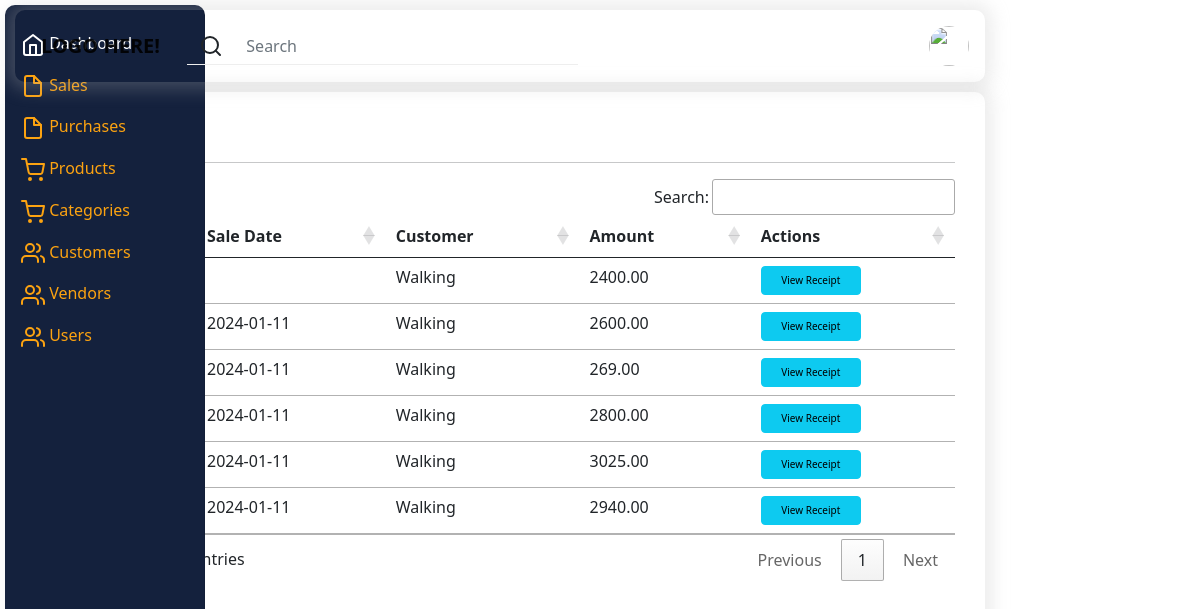
/sales/view.php (signed in), run on the app's committed database.
### tables this page shows
CREATE TABLE `salesmaster` (
  `SaleID` int(11) NOT NULL,
  `SaleDate` date DEFAULT current_timestamp(),
  `CustomerID` int(11) DEFAULT NULL,
  `TotalAmount` decimal(10,2) DEFAULT NULL
);

CREATE TABLE `customers` (
  `CustomerID` int(11) NOT NULL,
  `CustomerName` varchar(255) DEFAULT NULL,
  `ContactNumber` varchar(20) DEFAULT NULL,
  `Email` varchar(255) DEFAULT NULL
);

### sales/view.php (the view, shortened to what this page needs)
<link rel="stylesheet" href="https://cdn.datatables.net/1.13.7/css/jquery.dataTables.css" />
<?php
include('../session.php');
include('../templates/header.php');
$sql = "SELECT * FROM salesmaster";
$result = $conn->query($sql);
if ($result->num_rows > 0) {
    echo "<h5>Sales  <a style='color:red;font-size:20px;text-decoration:none' href='/inventory_management/sales/addsales.php'>+</a></h5><hr/>";
    echo "<table class='table ' id='invTable'>";
    echo "<thead><tr><th>Sale Id</th><th>Sale Date</th><th>Customer</th><th>Amount</th><th>Actions</th></tr></thead>";
    while ($row = $result->fetch_assoc()) {
        echo "<tr>";
        echo "<td>" . $row["SaleID"] . "</td>";
        $q = "select * from customers where CustomerID = ".$row['CustomerID'];
        $r = $conn->query($q);
        $cusRow = $r->fetch_assoc();
        echo "<td>" . $row["SaleDate"] . "</td>";
        echo "<td>" . $cusRow["CustomerName"] . "</td>";
        echo "<td>" . $row["TotalAmount"] . "</td>";
        echo "<td><a href='/inventory_management/sales/bill.php?p_id=". $row["SaleID"]."' style='heigh:30px;width:100px;font-size:10px;' class='btn btn-info'>View Receipt</a></td>";
        echo "</tr>";
    }
    echo "</table>";
} else {
    echo "No product found.";
}
?>

### templates/css/dashboard.css (style rules this page uses)
html, body { height: 100%; background-color: #FFFFFF; }

### data on the page
salesmaster: CustomerID.CustomerName "Walking", TotalAmount "2400.00", $row["SaleID"] 1 (drawn)
salesmaster: SaleDate "2024-01-11", CustomerID.CustomerName "Walking", TotalAmount "2600.00"
salesmaster: SaleDate "2024-01-11", CustomerID.CustomerName "Walking", TotalAmount "269.00"
salesmaster: SaleDate "2024-01-11", CustomerID.CustomerName "Walking", TotalAmount "2800.00"
salesmaster: SaleDate "2024-01-11", CustomerID.CustomerName "Walking", TotalAmount "3025.00"
salesmaster: SaleDate "2024-01-11", CustomerID.CustomerName "Walking", TotalAmount "2940.00"
